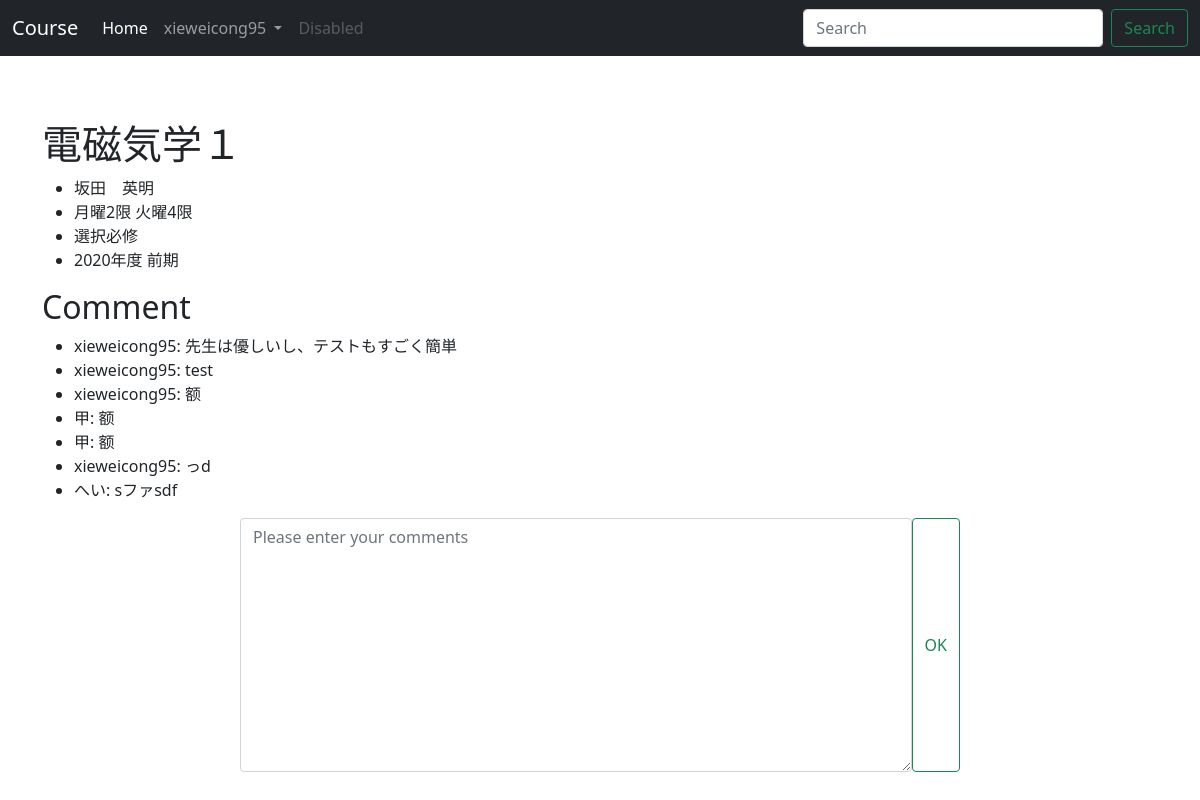
The page /courses/524/ (signed in) on the database its author committed.
### courses/models.py (models this page shows, shortened)
class Course(models.Model):
    course_name = models.CharField(max_length=200)
    teacher_name = models.CharField(max_length=200)
    class_hours = models.CharField(max_length=200)
    department = models.CharField(max_length=200)
    course_form = models.CharField(max_length=200)
    year_semester = models.CharField(max_length=200)
    pub_date = models.DateTimeField("date published")

class Comment(models.Model):
    course = models.ForeignKey(Course, on_delete=models.CASCADE)
    author = models.ForeignKey(Profile, on_delete=models.CASCADE, default=1)
    comment_text = models.TextField(max_length=2000)
    pub_date = models.DateTimeField("date published")

### userprofile/models.py (models this page shows, shortened)
class Profile(models.Model):
    user = models.OneToOneField(User, on_delete=models.CASCADE, related_name='profile')
    number = models.CharField(max_length=10, blank=True)
    bio = models.TextField(max_length=500, blank=True)

### courses/views.py (the view)
# urls.py: path('<int:course_id>/', views.detail, name='detail'),
def detail(request, course_id):
    course = get_object_or_404(Course, pk=course_id)
    author = get_object_or_404(Profile, pk=(request.user.id - 1))
    form = NameForm()
    if request.method == "POST":
        commentform = CommentForm(request.POST)
        Comment.objects.create(
            course=course,
            author=author,
            comment_text=request.POST["your_comment"],
            pub_date=timezone.now(),
        )
        course = get_object_or_404(Course, pk=course_id)
        context = {"course": course, "form": form, "commentform": commentform}
        return render(request, "courses/detail.html", context)
    else:
        commentform = CommentForm()
        context = {"course": course, "form": form, "commentform": commentform}
    return render(request, "courses/detail.html", context)

### courses/forms.py
class NameForm(forms.Form):
    name = forms.CharField(widget=forms.TextInput(attrs={'placeholder': 'Search', 'style': 'width: 300px;', 'class': 'form-control me-2'}))

class CommentForm(forms.Form):
    your_comment = forms.CharField(label='Your comment', max_length=500, widget=forms.Textarea(attrs={'placeholder': 'Please enter your comments', 'class': 'form-control'}))

### templates/courses/detail.html
{% extends 'share_layout/base.html' %} {% block contents %}
<h1>{{ course.course_name }}</h1>
<ul>
  <li>{{ course.teacher_name }}</li>
  <li>{{ course.class_hours }}</li>
  <li>{{ course.course_form }}</li>
  <li>{{ course.year_semester }}</li>
</ul>
<h2>Comment</h2>
<ul>
  {% for comment in course.comment_set.all %}
  <li>{{ comment.author.user.username }}: {{ comment.comment_text }}</li>
  {% endfor %}
</ul>
<div class="container">
  <div class="row justify-content-center">
    <div class="col-8">
      <form class="d-flex" action="/courses/{{ course.id }}/" method="post">
        {% csrf_token %} {{ commentform.your_comment }}
        <button class="btn btn-outline-success" type="submit">OK</button>
      </form>
    </div>
  </div>
</div>
{% endblock %}

### templates/share_layout/base.html (shortened to what this page needs)
{% load static %}
<html lang="ja">
  <head>
    <link href="{% static 'css/bootstrap.min.css' %}" rel="stylesheet" />
    <link href="{% static 'css/style.css' %}" rel="stylesheet" />
  </head>
  <body>
    {% include 'share_layout/nav.html' %}
    <div role="main" id="main-content">
      <div class="container body-content docs blog">
        {% block contents %}{% endblock %}
      </div>
    </div>
  </body>
</html>

### templates/share_layout/nav.html (shortened to what this page needs)
<nav class="navbar navbar-expand-lg navbar-dark bg-dark">
  <div class="container-fluid">
    <a class="navbar-brand" href="/">Course</a>
    <div class="collapse navbar-collapse" id="navbarSupportedContent">
      <ul class="navbar-nav me-auto mb-2 mb-lg-0">
        <li class="nav-item">
          <a class="nav-link active" aria-current="page" href="/">Home</a>
        </li>
        {% if user.is_authenticated %}
        <li class="nav-item dropdown">
          <a
            class="nav-link dropdown-toggle"
            href="#"
            id="navbarDropdown"
            role="button"
            data-bs-toggle="dropdown"
            aria-expanded="false"
          >
            {{ user.username }}
          </a>
        </li>
        {% else %}
        <li class="nav-item">
          <a class="nav-link" href="{% url 'userprofile:login' %}">登录</a>
        </li>
        {% endif %}
        <li class="nav-item">
          <a class="nav-link disabled">Disabled</a>
        </li>
      </ul>
      <form class="d-flex form-inline my-2 my-lg-0" action="/" method="post">
        {% csrf_token %} {{ form.name }}
        <button class="btn btn-outline-success" type="submit">Search</button>
      </form>
    </div>
  </div>
</nav>

### rows shown on the page
Course: course_name "電磁気学１", teacher_name "坂田 英明", class_hours "月曜2限 火曜4限", course_form "選択必修", year_semester "2020年度 前期"
Comment: author.user.username "xieweicong95", comment_text "先生は優しいし、テストもすごく簡単"
Comment: author.user.username "xieweicong95", comment_text "test"
Comment: author.user.username "xieweicong95", comment_text "额"
Comment: author.user.username "甲", comment_text "额"
Comment: author.user.username "甲", comment_text "额"
Comment: author.user.username "xieweicong95", comment_text "っd"
Comment: author.user.username "へい", comment_text "sファsdf"

### other values the page prints
{{ user.username }} "xieweicong95"
